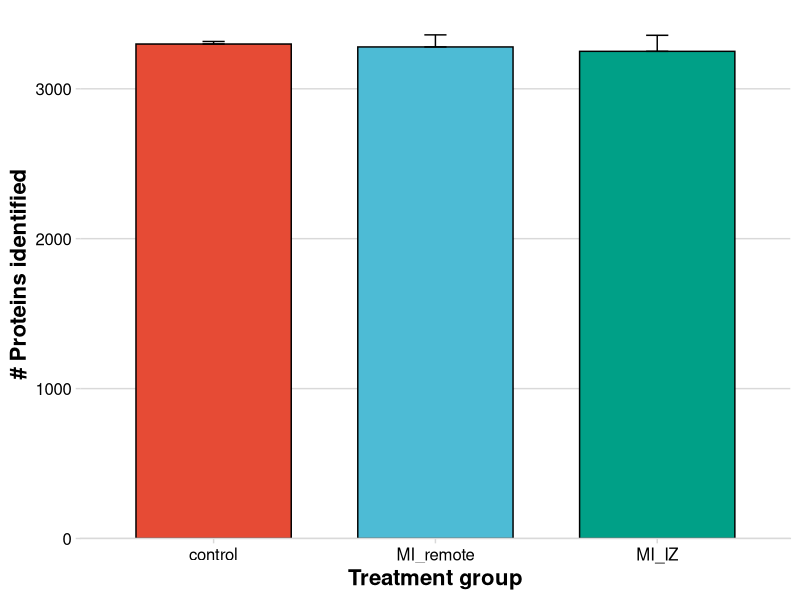

The R source for this figure:
## ---- chunk 1
knitr::opts_chunk$set(echo = TRUE)

library(tidyverse)
library(data.table)
library(ggpubr)
library(cowplot)
library(here)
## ---- chunk 2
prot_res <- fread("./data/proteomics_endocardial_layer.tsv")
metadata <- fread("./data/metadata.proteomics_endocardial_layer.txt")
## ---- chunk 3
## Exclude proteins that are only identified in a subset of samples per group
## For controls, we expect a protein to be measured in at least 2/3 samples (33% missingness allowed)
## For MI samples, we expect a protein to be measured in at least 2/4 samples (50% missingness allowed)
na_mi <- prot_res %>%
  pivot_longer(control_r1:MI_remote_r4,
               names_to = "sample",
               values_to = "protein_exp") %>%
  mutate("group" = if_else(grepl("control",sample),"control",
                           if_else(grepl("MI_IZ",sample),"MI_IZ","MI_remote"))) %>%
  group_by(Protein_Ids,Genes,group) %>%
  summarise(na_count = sum(is.na(protein_exp))) %>%
  ungroup() %>%
  mutate("percent_na" = if_else(group == "control",na_count / 3, na_count / 4)) %>%
  select(-na_count) %>% ## control: n = 3 and MI: n = 4
  pivot_wider(names_from = "group",values_from = percent_na) %>%
  mutate("retain" = if_else(control <= 0.3 | MI_remote <= 0.25 | MI_IZ <= 0.25, "yes","no"))

prot_res_filt <- subset(prot_res,Protein_Ids %in% subset(na_mi,retain == "yes")$Protein_Ids)
## ---- chunk 4
## Count number of detected proteins with contaminants
prot_res_quant_cont <- prot_res_filt %>%
  select(control_r1:MI_remote_r4) %>%
  summarise_all(funs(sum(!is.na(.))))

## Count number of detected proteins without contaminants
prot_res_filt <- prot_res_filt %>%
  mutate("contaminant" = if_else(grepl("Cont",Protein_Ids),"yes","no"))

prot_res_quant <-  prot_res_filt %>%
  subset(contaminant == "no") %>%
  select(control_r1:MI_remote_r4) %>%
  summarise_all(funs(sum(!is.na(.))))

final_counts <- t(rbind(prot_res_quant_cont,
                      prot_res_quant))
colnames(final_counts) <- c("w_cont","wo_cont")
final_counts <- as.data.frame(final_counts) %>%
  mutate("sample" = rownames(final_counts))

## Add protein counts to metadata
metadata_counts <- left_join(metadata,final_counts, by = "sample")

## Add group to counts
metadata_counts <- metadata_counts %>%
  mutate("group" = if_else(grepl("control",sample),"control",
                           if_else(grepl("MI_IZ",sample),"MI_IZ","MI_remote")))

## Set order of groups
metadata_counts$group <- factor(metadata_counts$group,
                                levels = c("control","MI_remote","MI_IZ"))

## Plot number of proteins without contaminants per sample
ggbarplot(metadata_counts,
          x = "group",
          y = "wo_cont",
          fill = "group",
          add = c("mean_se"),
          error.plot = "upper_errorbar",
          color = "black",
          palette = "npg") +
  theme_minimal_hgrid()  +
  labs (x = "Treatment group",
         y = "# Proteins identified") +
  font("xlab", size = 16, color = "black", face = "bold") +
  font("ylab", size = 16, color = "black", face = "bold") +
  scale_y_continuous(
    expand = expansion(mult = c(0, 0.05))
  ) +
  rremove("legend")
## ---- chunk 5
prot_res_final <- subset(prot_res_filt,contaminant == "no") %>%
  select(-c(contaminant,First_Protein_Description))
## ---- chunk 6
## Impute missing values, similar as to
